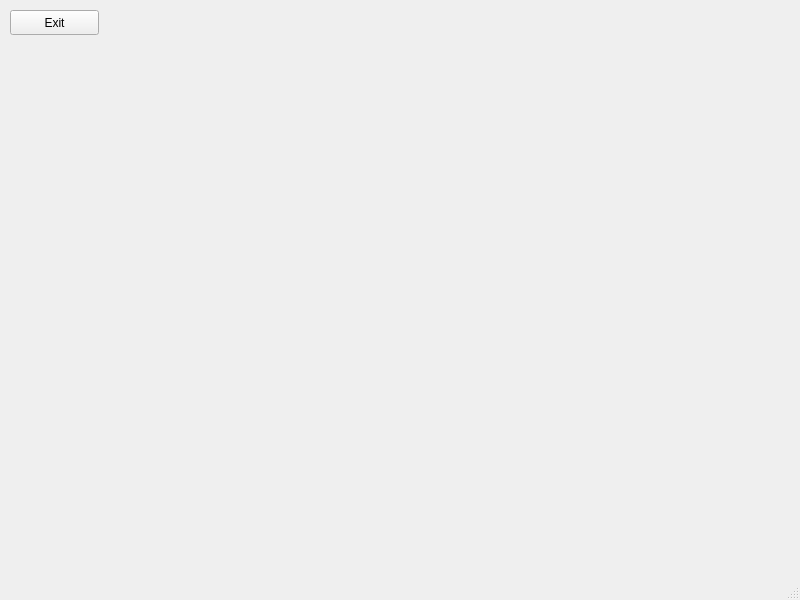
<?xml version="1.0" encoding="UTF-8"?>
<ui version="4.0">
 <class>MainWindow</class>
 <widget class="QMainWindow" name="MainWindow">
  <property name="geometry">
   <rect>
    <x>0</x>
    <y>0</y>
    <width>800</width>
    <height>600</height>
   </rect>
  </property>
  <property name="windowTitle">
   <string>MainWindow</string>
  </property>
  <widget class="QWidget" name="centralwidget">
   <widget class="QPushButton" name="pushButton">
    <property name="geometry">
     <rect>
      <x>10</x>
      <y>10</y>
      <width>89</width>
      <height>25</height>
     </rect>
    </property>
    <property name="text">
     <string>Exit</string>
    </property>
   </widget>
  </widget>
  <widget class="QMenuBar" name="menubar">
   <property name="geometry">
    <rect>
     <x>0</x>
     <y>0</y>
     <width>800</width>
     <height>22</height>
    </rect>
   </property>
  </widget>
  <widget class="QStatusBar" name="statusbar"/>
 </widget>
 <resources/>
 <connections/>
</ui>
